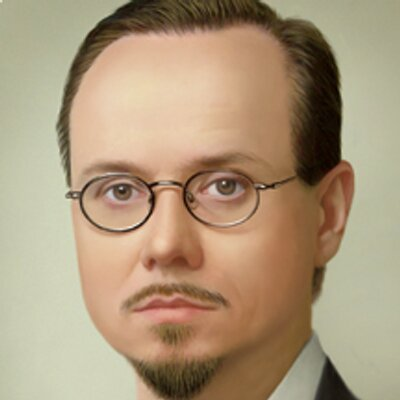
//> input picture Intelligent-Scissor/human.jpg, 400 x 400 px
$ ./main   (built with g++ and OpenCV 4)
//> lines starting //> are read from the running program, lines starting //| are printed output that depends on the picture
### Intelligent-Scissor/CostMap.h
#pragma once
#ifndef SCISSOR_COSTMAP_H
#define SCISSOR_COSTMAP_H
#include<cmath>
#include"Scissor.h"
void DigitizeCost(unsigned char* cst, double lCost)
{
	cst[0] = cst[1] = cst[2] = (unsigned char)(floor(__max(0.0, __min(255.0, lCost * 1000))));
}
void MakeCostGraph(cv::Mat& OutputCostMap, const PixelNode* nodes, const cv::Mat& img);
void MakeCostGraphImpl(unsigned char* costGraph, const PixelNode* nodes, const unsigned char* img, int width, int height);


void MakeCostGraph(cv::Mat& OutputCostMap, const PixelNode* nodes, const cv::Mat& img)
{
	OutputCostMap.create(img.rows * 3, img.cols * 3, CV_8UC3);
	MakeCostGraphImpl(OutputCostMap.data, nodes, img.data, img.cols, img.rows);
}
void MakeCostGraphImpl(unsigned char* costGraph, const PixelNode* nodes, const unsigned char* img, int imgWidth, int imgHeight)
{
	int graphWidth = imgWidth * 3;
	int graphHeight = imgHeight * 3;
	int dgX = 3;
	int dgY = 3 * graphWidth;

	int i, j;
	for (j = 0; j < imgHeight; j++)
	{
		for (i = 0; i < imgWidth; i++)
		{
			int nodeIndex = j * imgWidth + i;
			int imgIndex = 3 * nodeIndex;
			int costIndex = 3 * ((3 * j + 1) * graphWidth + (3 * i + 1));

			const PixelNode* node = nodes + nodeIndex;
			const unsigned char* pxl = img + imgIndex;
			unsigned char* cst = costGraph + costIndex;

			cst[0] = 255;
			cst[1] = 255;
			cst[2] = 255;

			//r,g,b channels are grad info in seperate channels;
			DigitizeCost(cst + dgX, node->linkCost[0]);
			DigitizeCost(cst - dgY + dgX, node->linkCost[1]);
			DigitizeCost(cst - dgY, node->linkCost[2]);
			DigitizeCost(cst - dgY - dgX, node->linkCost[3]);
			DigitizeCost(cst - dgX, node->linkCost[4]);
			DigitizeCost(cst + dgY - dgX, node->linkCost[5]);
			DigitizeCost(cst + dgY, node->linkCost[6]);
			DigitizeCost(cst + dgY + dgX, node->linkCost[7]);
		}
	}
}


#endif // !UTILS_H

### Intelligent-Scissor/Pixelnode.h
#pragma once
#ifndef PIXELNODE_H
#define PIXELNODE_H
#include<opencv2\opencv.hpp>
using namespace cv;
#define INITIAL 0
#define ACTIVE  1
#define EXPANDED 2
struct PixelNode
{
public:
	int column, row;//表示结点所在矩阵中的行与列
	double linkCost[8];//邻域的权值
	int state;
	double totalCost;
	PixelNode* prevNode;//用于形成最小路径
	PixelNode() : linkCost{ 0,0,0,0,0,0,0,0 },
		prevNode(nullptr),
		column(0),
		row(0),
		state(INITIAL),
		totalCost(0)
	{}
	void GetNodeOffset(int& offsetX, int& offsetY, int linkIndex);//从邻域0,1,2,3,4,5,6,7中获取偏移量

	//PixelNode& GetPixelNode(PixelNode* nodes, int r, int c, int width);
	PixelNode& GetPixelNode(int r, int c, int width);
	// [6 lines left out: function genVector, not called in this run]
};
#endif

### Intelligent-Scissor/Scissor.h
#pragma once
#ifndef SCISSOR_H
#define SCISSOR_H
#include"Pixelnode.h"
#include<opencv2\opencv.hpp>
#include "PriorityQueue.h"
using namespace cv;
class Scissor
{
public:
	// 类型重命名
	using Single_Channel_Value_Type = float;  // 定义单通道图像的数据类型
	using RGB_img = cv::Point3f;              // 定义三通道RGB图像的数据类型，3维32-bit floating-point number
	using Gray_img = Single_Channel_Value_Type;
	// 存放3f的CostMap（因为调试需要访问所以暂时放在public）
	cv::Mat FzCostMap;
	cv::Mat FgCostMap;
	cv::Mat FdCostMap;
	Scissor() {}  // 构造函数
	Scissor(const cv::Mat& origin_img);  //初始化
	cv::Mat MakeCostImage();  // 画代价图
	void ComputeFzCostMap();  // 计算拉普拉斯零交（Laplacian Zero-Crossing）带来的代价和生成costmap
	void ComputeFgCostMap(); // 计算梯度大小代价和生成CostMap
	void ComputeFdCostMap();// 计算梯度方向代价和生成CostMap
	bool IsSetSeed() const {
		return isSetSeed;
	}
	void LiveWireDP(int seedrow, int seedcol);// 每次设置种子点  重复计算最短路径
	void CalculateMininumPath(CTypedPtrDblList<PixelNode>& path, int freePtRow, int freePtCols);//获取最短路径
	cv::Point2i CursorSnap(int row, int col, const int width);//当启用CursorSnap功能的时候，必须提供Sample的数据，如果Sample数据为空，那么将直接调用Live Wire DP；
private:
	cv::Mat OriginImage;  // 原图
	cv::Mat Ix;  // x方向梯度
	cv::Mat Iy;  // y方向梯度
	cv::Mat GradMag;    //梯度幅值
	// 权重
	static float Wz;
	static float Wg;
	static float Wd;

	int Rows;  // 图像y方向长度
	int Cols;  // 图像x方向长度
	int Channels;  // 图像通道数
	PixelNode* nodes;
	static cv::Mat Laplace_kernel;      // 拉普拉斯算子
	static cv::Mat Sobel_x;             // sobel算子
	static cv::Mat Sobel_y;
	PixelNode& GetPixelNode(int x, int y, int imgWidth);// 获取(r, c)像素点对应的Node
	void CumulateLinkCost(PixelNode* node, int linkIndex, int R, int C, const Mat& CostMap, float scale);// 计算(R, C)点LinkIdex位置上的linkCost
	bool isSetSeed = false;

};

#endif

### Intelligent-Scissor/Pixelnode.cpp
#include "Pixelnode.h"
void PixelNode::GetNodeOffset(int& offsetX, int& offsetY, int linkIndex)
{
	/*
	*  321
	*  4 0
	*  567
	*/
	if (linkIndex == 0) {
		offsetX = 1;
		offsetY = 0;
	}
	else if (linkIndex == 1) {
		offsetX = 1;
		offsetY = -1;
	}
	else if (linkIndex == 2) {
		offsetX = 0;
		offsetY = -1;
	}
	else if (linkIndex == 3) {
		offsetX = -1;
		offsetY = -1;
	}
	else if (linkIndex == 4) {
		offsetX = -1;
		offsetY = 0;
	}
	else if (linkIndex == 5) {
		offsetX = -1;
		offsetY = 1;
	}
	else if (linkIndex == 6) {
		offsetX = 0;
		offsetY = 1;
	}
	else if (linkIndex == 7) {
		offsetX = 1;
		offsetY = 1;
	}
}

### Intelligent-Scissor/Scissor.cpp
#include "Scissor.h"
#include "CostMap.h"
using namespace std;
using namespace cv;
// 特征函数的权值
float Scissor::Wz = 0.3f;
float Scissor::Wg = 0.3f;
float Scissor::Wd = 0.1f;
// 拉普拉斯算子
Mat Scissor::Laplace_kernel = (Mat_<char>(3, 3) <<
	0, -1, 0,
	-1, 4, -1,
	0, -1, 0);
// Sobel算子
Mat Scissor::Sobel_x = (Mat_<char>(3, 3) <<
	-1, 0, 1,
	-2, 0, 2,
	-1, 0, 1);
Mat Scissor::Sobel_y = (Mat_<char>(3, 3) <<
	-1, -2, -1,
	0, 0, 0,
	1, 2, 1);

const double SQRT2 = 1.4142135623730950488016887242097;     //根号2
const double SQINV = 1.0 / SQRT2;
const double PI = 3.141592654f;                             //pi
const double _2DIVI3PI = 2.0 / (3.0 * PI);                  // 2/3 * pi

Scissor::Scissor(const Mat& origin_img)
{
	OriginImage = origin_img;
	Rows = OriginImage.rows;
	Cols = OriginImage.cols;
	Channels = OriginImage.channels();
	long numOfPixels = Rows * Cols;
	//分配与像素数量相同的的Nodes，并且创建映射
	nodes = new PixelNode[numOfPixels];
	for (int i = 0, cnt = 0; i < Rows; i++)
		for (int j = 0; j < Cols; j++)
		{
			(nodes + cnt)->row = i;
			(nodes + cnt)->column = j;
			(nodes + cnt)->totalCost = 0.0f;
			cnt++;
		}
	//isSetSeeed = false;
	Mat GrayImage, GrayIx, GrayIy;
	cvtColor(origin_img, GrayImage, COLOR_BGRA2GRAY);
	filter2D(GrayImage, Ix, CV_32F, Sobel_x);
	filter2D(GrayImage, Iy, CV_32F, Sobel_y);
	magnitude(Ix, Iy, GradMag);
}

PixelNode& Scissor::GetPixelNode(int r, int c, int width)
{
	return *(nodes + r * width + c);
}

void Scissor::CumulateLinkCost(PixelNode* node, int linkIndex, int R, int C, const Mat& CostMap, float scale)
{
	if (C < 0 || C >= Cols || R < 0 || R >= Rows)
		return;
	const Gray_img* ptr = CostMap.ptr<Gray_img>(R, C);
	node->linkCost[linkIndex] += *ptr * scale;
}

void Scissor::ComputeFzCostMap()
{
	filter2D(OriginImage, FzCostMap, CV_32F, Laplace_kernel);  // 与拉普拉斯算子卷积
	//	Function:
	//	1	if(Lz(p) == 0)
	//	0	if(lz(p) != 0)
	// 如果输入是单通道的图像
	if (Channels == 1)
	{
		for (int i = 0; i < Rows; i++)
		{
			for (int j = 0; j < Cols; j++)
			{
				// 创建指针来遍历图像
				Gray_img* Fzptr = FzCostMap.ptr<Gray_img>(i, j);
				if (abs(*Fzptr) < 0.00001f)
				{
					*Fzptr = 1.0f * Wz;
				}
				else
				{
					*Fzptr = 0.0f;
				}
			}
		}
	}
	// 如果输入是三通道RGB图像
	else
	{
		// 创建一个矩阵来暂存数据
		Mat NewFzCostMap;
		NewFzCostMap.create(FzCostMap.size(), CV_32FC1);

		for (int i = 0; i < Rows; i++)
		{
			for (int j = 0; j < Cols; j++)
			{
				Gray_img* Newptr = NewFzCostMap.ptr<Gray_img>(i, j);
				RGB_img* Fzptr = FzCostMap.ptr<RGB_img>(i, j);
				// 对三个通道分别操作
				if (abs(Fzptr->x) < 0.00001f)
				{
					Fzptr->x = 1.0f * Wz;
				}
				else
				{
					Fzptr->x = 0.0f;
				}
				if (abs(Fzptr->y) < 0.00001f)
				{
					Fzptr->y = 1.0f * Wz;
				}
				else
				{
					Fzptr->y = 0.0f;
				}
				if (abs(Fzptr->z) < 0.00001f)
				{
					Fzptr->z = 1.0f * Wz;
				}
				else
				{
					Fzptr->z = 0.0f;
				}
				// 取三通道中的最大值
				*Newptr = max({ Fzptr->x, Fzptr->y, Fzptr->z });
			}
		}
		swap(FzCostMap, NewFzCostMap);
	}

	for (int i = 1; i < Rows - 1; ++i)
	{
		for (int j = 1; j < Cols - 1; ++j)
		{
			// 指向第(i, j)个像素的node对象
			PixelNode& node = GetPixelNode(i, j, Cols);
			// 对八个领域分别操作
			for (int k = 0; k < 8; k++)
			{
				int offsetX, offsetY;
				// 获取第k个领域的位置偏移量
				node.GetNodeOffset(offsetX, offsetY, k);
				// 累计LinkCost
				CumulateLinkCost(&node, k, node.row + offsetY, node.column + offsetX, FzCostMap, 1);
			}
		}
	}
}


void Scissor::ComputeFgCostMap()
{
	// 分别求像素在x和y方向的梯度Ix、Iy
	filter2D(OriginImage, Ix, CV_32F, Sobel_x);
	filter2D(OriginImage, Iy, CV_32F, Sobel_y);
	FgCostMap.create(Ix.size(), CV_32FC1);
	// 对于单通道图像
	if (Channels == 1)
	{
		for (int i = 0; i < Rows; i++)
		{
			for (int j = 0; j < Cols; j++)
			{
				Gray_img* ix = Ix.ptr<Gray_img>(i, j);
				Gray_img* iy = Iy.ptr<Gray_img>(i, j);
				Gray_img* out = FgCostMap.ptr<Gray_img>(i, j);

				*out = sqrt(*ix * *ix + *iy * *iy);             // 梯度G = sqrt（Ix^2 + Iy^2)
			}
		}
	}
	// 对三通道RGB图像
	else
	{
		for (int i = 0; i < Rows; i++)
		{
			for (int j = 0; j < Cols; j++)
			{
				RGB_img* ix = Ix.ptr<RGB_img>(i, j);
				RGB_img* iy = Iy.ptr<RGB_img>(i, j);
				Gray_img* out = FgCostMap.ptr<Gray_img>(i, j);
				// 分别求三个通道的梯度G
				Gray_img X = sqrt(ix->x * ix->x + iy->x * iy->x);
				Gray_img Y = sqrt(ix->y * ix->y + iy->y * iy->y);
				Gray_img Z = sqrt(ix->z * ix->z + iy->z * iy->z);
				// 取最大值
				*out = max({ X, Y, Z });
			}
		}
	}

	float max_G = 0.0f;
	float min_G = -1.0f;
	// 寻找G的最大值和最小值
	for (int k = 0; k < FgCostMap.rows; ++k)
	{
		Gray_img* ptr = FgCostMap.ptr<Gray_img>(k, 0);
		Gray_img* ptr_end = ptr + FgCostMap.cols;
		for (; ptr != ptr_end; ++ptr)
		{
			if (*ptr > max_G)
				max_G = *ptr;
			if (*ptr < min_G)
				min_G = *ptr;
		}
	}

	for (int i = 0; i < FgCostMap.rows; i++)
	{
		for (int j = 0; j < FgCostMap.cols; j++)
		{
			Gray_img* fg = FgCostMap.ptr<Gray_img>(i, j);
			// 静态特征代价函数fg = 1 - （fg - min(fg)） / (max(fg) - min(fg))
			// Wg为特征权重
			*fg = (1.0f - (*fg - min_G) / (max_G - min_G)) * Wg;
		}
	}

	for (int i = 1; i < Rows - 1; ++i)
	{
		for (int j = 1; j < Cols - 1; ++j)
		{
			// 指向第(i, j)个像素的node对象
			PixelNode& node = GetPixelNode(i, j, Cols);
			// 对八个领域分别操作
			for (int k = 0; k < 8; k++)
			{
				int offsetX, offsetY;
				// 获取第k个领域的位置偏移量
				node.GetNodeOffset(offsetX, offsetY, k);
				// 累计LinkCost
				// 为了使最大梯度保持在一个单位，利用欧几里得距离对梯度大小代价进行缩放。
				// 如果q是p的对角线邻居，fg(q)被缩放1
				// 如果q是水平或垂直邻居，被缩放1/√2
				CumulateLinkCost(&node, k, node.row + offsetY, node.column + offsetX,
					FgCostMap, (i % 2 == 0) ? SQINV : 1.0f);
			}
		}
	}
}

void Scissor::ComputeFdCostMap()
{
	// D(p)为点p处梯度方向的单位向量，并将D(p)定义为与D(p)垂直(顺时针旋转90度)的单位向量
	FdCostMap.create(OriginImage.size(), CV_32FC1);
	Mat RotateDMat(OriginImage.size(), CV_32FC2);
	// 对所有像素求D'(p)
	// 对于单通道图像
	if (Channels == 1)
	{
		for (int i = 0; i < Rows; i++)
		{
			for (int j = 0; j < Cols; j++)
			{
				Gray_img* pIx = Ix.ptr<Gray_img>(i, j);
				Gray_img* pIy = Iy.ptr<Gray_img>(i, j);
				Vec2f* pRotateDMat = RotateDMat.ptr<Vec2f>(i, j);
				*pRotateDMat = normalize(Vec2f(*pIy, -*pIx));
			}
		}
	}
	// 对于三通道RGB图像
	else
	{
		for (int i = 0; i < Rows; i++)
		{
			for (int j = 0; j < Cols; j++)
			{
				RGB_img* pIx = Ix.ptr<RGB_img>(i, j);
				RGB_img* pIy = Iy.ptr<RGB_img>(i, j);
				float sumIx = pIx->x + pIx->y + pIx->z;
				float sumIy = pIy->x + pIy->y + pIy->z;
				Vec2f* pRotateDMat = RotateDMat.ptr<Vec2f>(i, j);
				*pRotateDMat = normalize(Vec2f(sumIy, -sumIx));
			}
		}
	}
	for (int r = 1; r < Rows - 1; ++r)
	{
		for (int c = 1; c < Cols - 1; ++c)
		{
			auto RotateDp = *(RotateDMat.ptr<Vec2f>(r, c));
			auto& node = GetPixelNode(r, c, Cols);                                     // 指向第(r, c)个像素的node对象
			// 对8个领域分别操作
			for (int i = 0; i < 8; i++)
			{
				Gray_img* fd = FdCostMap.ptr<Gray_img>(r, c);
				int offsetX, offsetY;
				node.GetNodeOffset(offsetX, offsetY, i);                               // 获取第i个领域的位置偏移量
				auto Index = cv::Vec2f(offsetX, offsetY);                              // Index = q - p
				auto RotateDq = *(RotateDMat.ptr<Vec2f>(r + offsetY, c + offsetX));    // 求D'(q)
				float k = 1.0f / sqrt(Index.dot(Index));
				if (RotateDp.dot(Index) >= 0.0f)                             // 当D'(p) * (q - p) >= 0
				{
					auto L_pq = k * Index;                                  // L(p, q)是像素p和q之间的单位向量
					float Dp = RotateDp.dot(L_pq);                          // Dp(p, q) = D'(p) * L(p, q)
					float Dq = L_pq.dot(RotateDq);                          // Dq(p, q) = L(p, q) * D'(q)
					*fd = ((_2DIVI3PI * PI * (acos(Dp) + acos(Dq))) * Wd);  // fd(p, q) = 2/3 * Pi * {acos[Dp(p, q)] + acos[Dq(p, q)]}
					node.linkCost[i] += *fd;
				}
				else                                                         // 当D'(p) * (q - p) < 0
				{
					auto L_pq = -k * Index;                                  // 同上
					float Dp = RotateDp.dot(L_pq);
					float Dq = L_pq.dot(RotateDq);
					*fd = ((_2DIVI3PI * (acos(Dp) + acos(Dq))) * Wd);
					node.linkCost[i] += *fd;
				}
			}
		}
	}
}

Mat Scissor::MakeCostImage()
{
	Mat dst;
	MakeCostGraph(dst, nodes, OriginImage);
	return std::move(dst);
}


// [118 lines left out: functions LiveWireDP, CalculateMininumPath, CursorSnap, not called in this run]

### Intelligent-Scissor/main.cpp
#include <opencv2/highgui.hpp>
#include <opencv2/imgcodecs.hpp>
#include <opencv2/imgproc.hpp>
#include <opencv2/core.hpp>
#include "Scissor.h"
#include <iostream>
using namespace cv;
using namespace std;
Scissor scissor;//智能剪刀对象
int originSeedR, originSeedC;//第一次的种子点
vector<Point2i> paths;//储存最小路径
bool isClosed = false;//检测路径是否闭合
Mat img_Drawing, img;
int judge = 0;//是否使用Cursor Snapping
int judge1 = 0;//是否使用Path Cooling
void ShowResult(void);//根据路径完成抠图
// [101 lines left out: function on_mouse, not called in this run]
int main(int argc, char* argv[])
{
	img = imread("human.jpg");
//> img is the input picture: 400 rows x 400 cols, CV_8UC3; mean B, G, R 122.4, 150.8, 171.8
	int rows = img.rows, cols = img.cols;
//> rows = 400; cols = 400
	cvtColor(img, img_Drawing, COLOR_BGR2BGRA);
	//计算代价图
	scissor = Scissor(img);
//> in Scissor, `filter2D(GrayImage, Ix, CV_32F, Sobel_x);`:
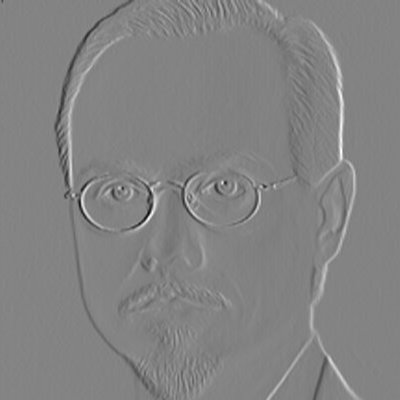
//> Ix: 400 rows x 400 cols, CV_32FC1; min -560, max 527, mean -0.2; drawn with min black and max white
//> in Scissor, `filter2D(GrayImage, Ix, CV_32F, Sobel_x);`: Sobel_x = [[-1, 0, 1], [-2, 0, 2], [-1, 0, 1]]
//> in Scissor, `filter2D(GrayImage, Iy, CV_32F, Sobel_y);`:
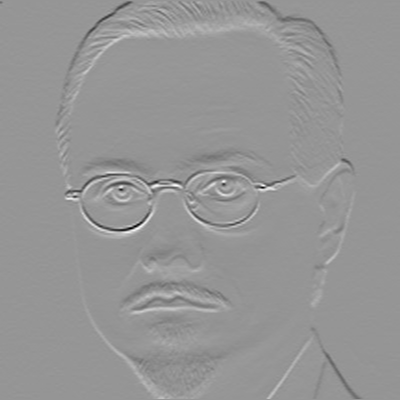
//> Iy: 400 rows x 400 cols, CV_32FC1; min -658, max 463, mean 0.3; drawn with min black and max white
//> in Scissor, `filter2D(GrayImage, Iy, CV_32F, Sobel_y);`: Sobel_y = [[-1, -2, -1], [0, 0, 0], [1, 2, 1]]
	scissor.ComputeFzCostMap();
//> in ComputeFzCostMap, `filter2D(OriginImage, FzCostMap, CV_32F, Laplace_kernel);`: Laplace_kernel = [[0, -1, 0], [-1, 4, -1], [0, -1, 0]]
//> after the loop in ComputeFzCostMap, `for (int i = 0; i < Rows; i++)`:
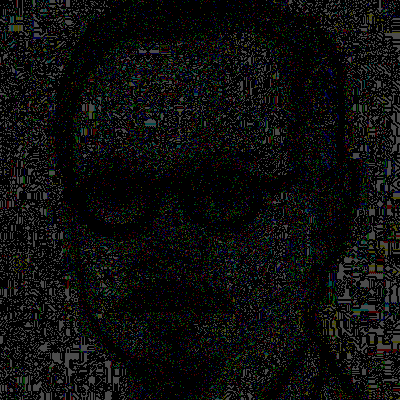
//> FzCostMap: 400 rows x 400 cols, CV_32FC3; mean B, G, R 0.0537, 0.0561, 0.0544
//> after the loop in ComputeFzCostMap, `for (int i = 0; i < Rows; i++)`:
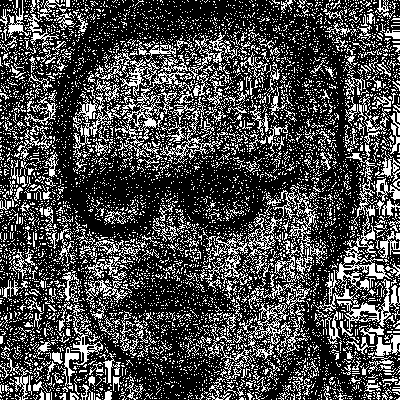
//> NewFzCostMap: 400 rows x 400 cols, CV_32FC1; values 0 (black) and 0.3 (white), 28.7% white in thin lines or dots
	scissor.ComputeFgCostMap();
//> the loop in ComputeFgCostMap, `for (int k = 0; k < FgCostMap.rows; ++k)` made 400 passes
//> max_G on passes 1 to 3: 216, 278.9, 371.6
//> after the loop in ComputeFgCostMap, `for (int k = 0; k < FgCostMap.rows; ++k)`: max_G = 715; min_G = -1
//> after the loop in ComputeFgCostMap, `for (int i = 0; i < FgCostMap.rows; i++)`:
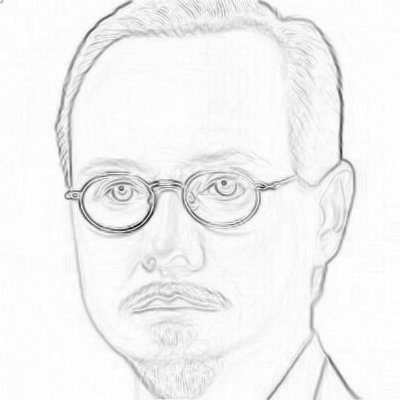
//> FgCostMap: 400 rows x 400 cols, CV_32FC1; min 0, max 0.3, mean 0.286; drawn with min black and max white
	scissor.ComputeFdCostMap();
//> after the loop in ComputeFdCostMap, `for (int r = 1; r < Rows - 1; ++r)`:
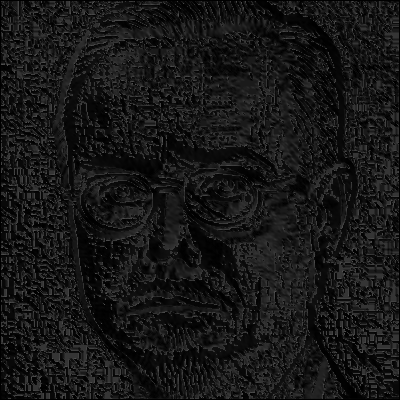
//> FdCostMap: 400 rows x 400 cols, CV_32FC1; min 0, max 0.314, mean 0.0903
	//展示代价图
	Mat fz, fg, fd, costmap;
	cvtColor(scissor.FzCostMap, fz, COLOR_GRAY2BGRA);
	cvtColor(scissor.FgCostMap, fg, COLOR_GRAY2BGRA);
	cvtColor(scissor.FdCostMap, fd, COLOR_GRAY2BGRA);
	costmap = scissor.MakeCostImage();
	Mat img_showed;
	img_Drawing.convertTo(img_showed, CV_32FC4);
	normalize(img_Drawing, img_showed, 1, 0, NORM_MINMAX, CV_32FC4);
	Mat combine1, combine2, combine;
	hconcat(img_showed, fz, combine1);
	hconcat(fg, fd, combine2);
	vconcat(combine1, combine2, combine);
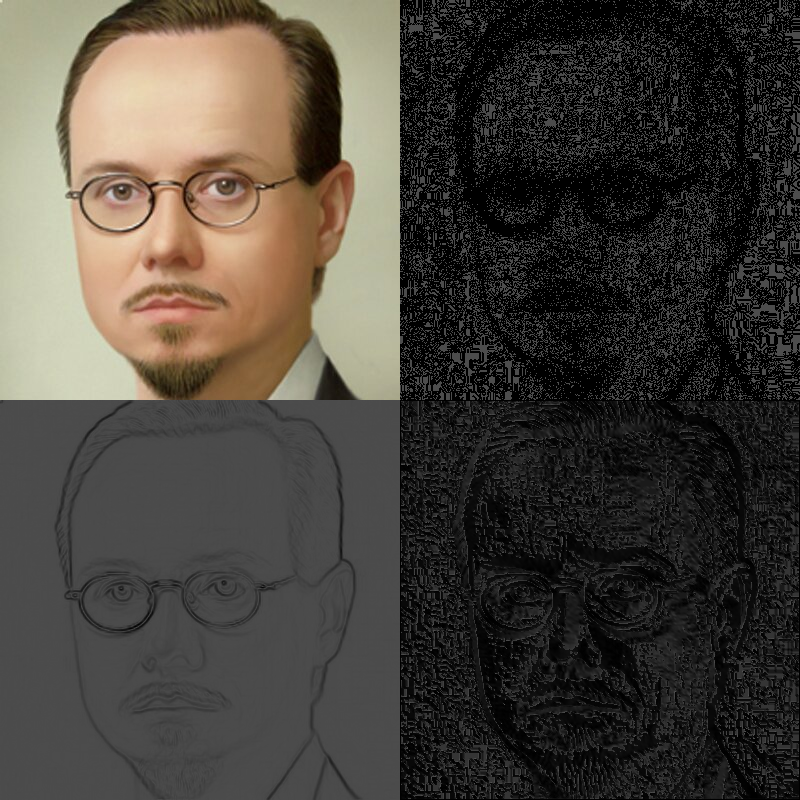
//> combine: 800 rows x 800 cols, CV_32FC4; mean B, G, R, A 0.236, 0.263, 0.284, 1
	imshow("Drawing Picture", img_Drawing);
	//imshow("Cost Picture",combine);//展示三个代价
	//imshow("costmap", costmap);//展示最终合成的代价图
	//开始抠图
	setMouseCallback("Drawing Picture", on_mouse, &img_Drawing);
	createTrackbar("Cooling", "Drawing Picture", &judge1, 1);
	createTrackbar("Snapping", "Drawing Picture", &judge, 1);

	waitKey(0);
	ShowResult();
	return 0;
}
void ShowResult(void)
{
	if (isClosed)
	{
		cout << "抠图尚且未闭合，自动闭合路径中...." << endl;
		on_mouse(EVENT_MOUSEMOVE, originSeedC, originSeedR, NULL, &img_Drawing);
		on_mouse(EVENT_LBUTTONUP, originSeedC, originSeedR, NULL, &img_Drawing);
		cout << "闭合成功，正在抠图...." << endl;
	}
	//先对所有顶点进行排序操作，然后取x,y的最大值最小值，形成举行区域，然后按扫描线算法将图像抠出来就行了
	std::sort(paths.begin(), paths.end(), [](const Point2i& lhs, const Point2i& rhs) ->bool
	{ return lhs.x > rhs.x || (lhs.x == rhs.x && lhs.y < rhs.y); });
//> (the run ends here: the program crashes, at `auto MaxRow = paths.front().x;`)
